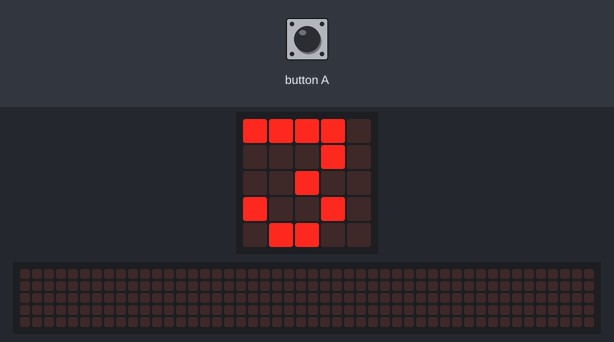
A program run on a simulated Calliope mini (MakeCode). Parts: the board's 5×5 LED display, a strip that is not on the board, showing the scrolling text unrolled. Random numbers come from a fixed seed; the 48×5 strip is a reading aid, not a part: it shows the text the display is scrolling, unrolled, one strip-width of it at a time.

Above: at 0.1 s.
At 2.02 s:
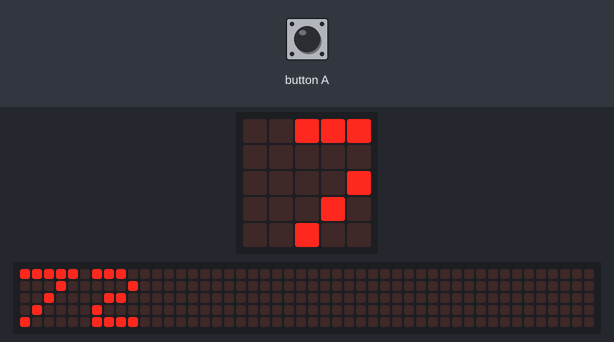
At 2.47 s:
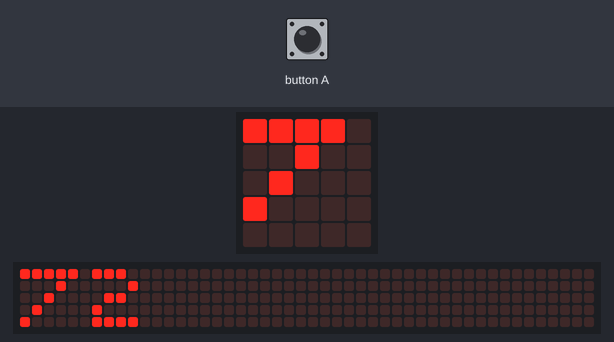
At 2.92 s:
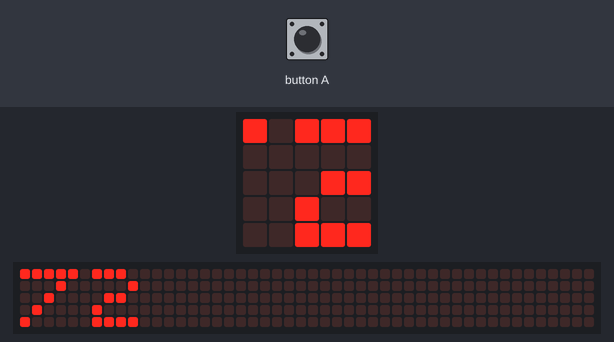
At 3.37 s:
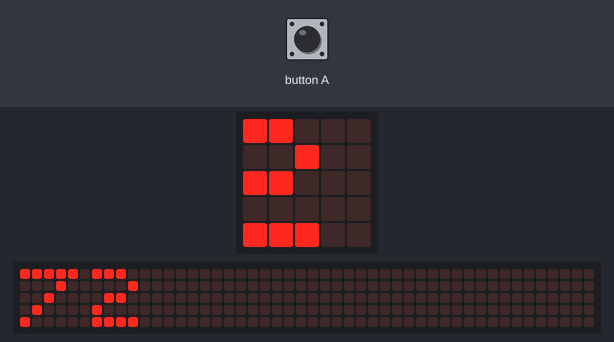
At 3.97 s:
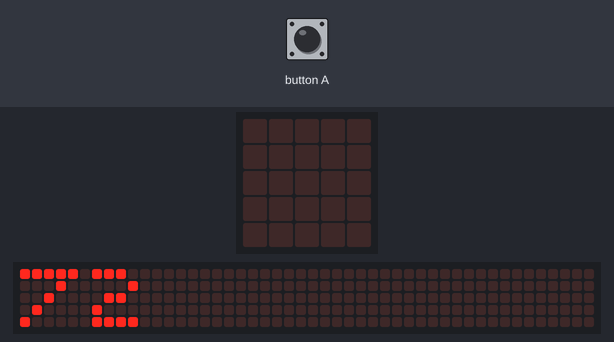

The program:

main.ts
```typescript
input.onButtonEvent(Button.A, input.buttonEventClick(), function () {

})
for (let index = 0; index < 4; index++) {
    basic.showString("" + (randint(1, 10)))
    basic.showString("")
    basic.showString("" + (randint(0, 100)))
    basic.pause(100000)
}
basic.forever(function () {

})
```

test.ts
```typescript
// Hier kann man Tests durchführen; diese Datei wird nicht kompiliert, wenn dieses Paket als Erweiterung verwendet wird.
```

Measured:
- what the display in image 5 shows lasts 0.4 s, from 3.8 s to 4.2 s
